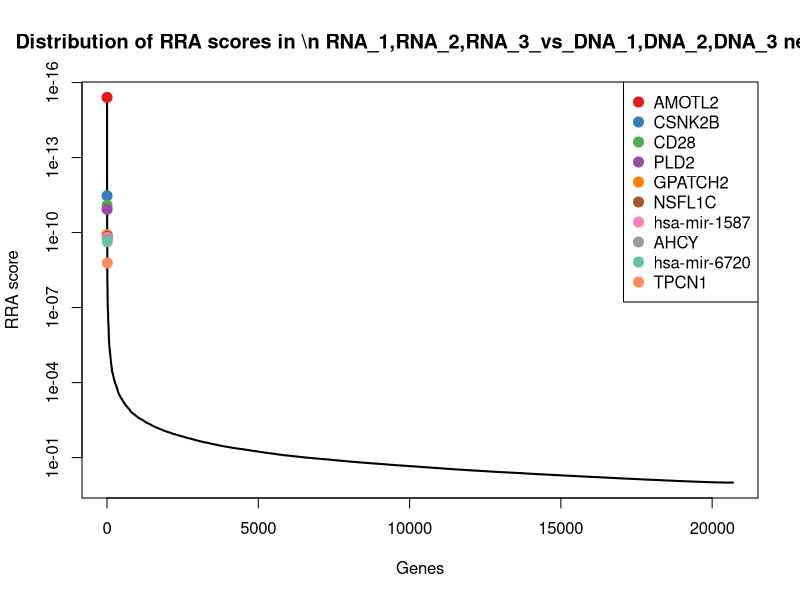
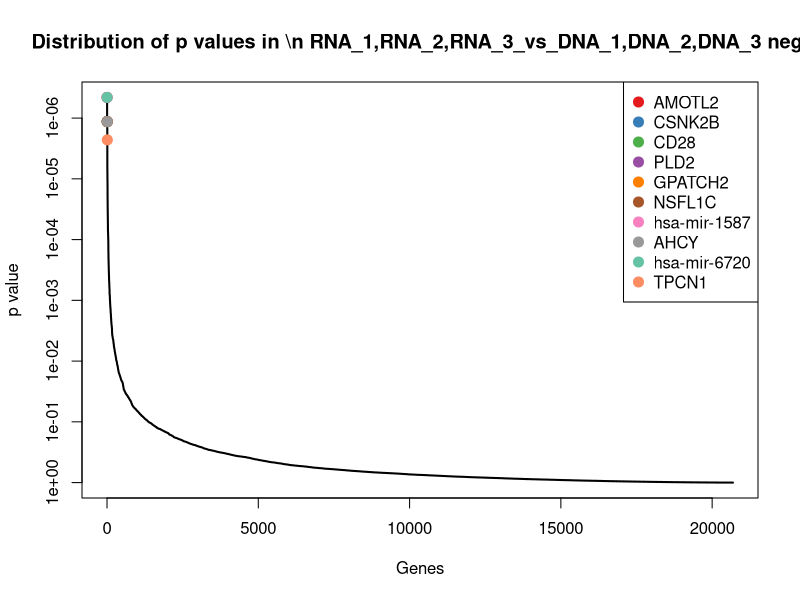
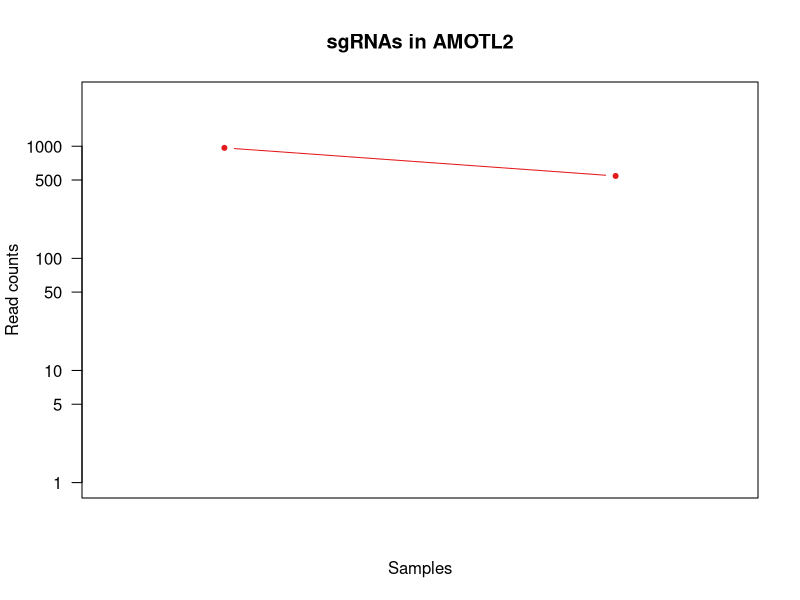

Write R code to recreate these figures, in order. (Note: this script raises an error after producing the figures.)
pdf(file='mageckResults.pdf',width=4.5,height=4.5);
gstable=read.table('mageckResults.gene_summary.txt',header=T)
# 
#
# parameters
# Do not modify the variables beginning with "__"

# gstablename='__GENE_SUMMARY_FILE__'
startindex=3
# outputfile='__OUTPUT_FILE__'
targetgenelist=c("AMOTL2","CSNK2B","CD28","PLD2","GPATCH2","NSFL1C","hsa-mir-1587","AHCY","hsa-mir-6720","TPCN1")
# samplelabel=sub('.\\w+.\\w+$','',colnames(gstable)[startindex]);
samplelabel='RNA_1,RNA_2,RNA_3_vs_DNA_1,DNA_2,DNA_3 neg.'


# You need to write some codes in front of this code:
# gstable=read.table(gstablename,header=T)
# pdf(file=outputfile,width=6,height=6)


# set up color using RColorBrewer
#library(RColorBrewer)
#colors <- brewer.pal(length(targetgenelist), "Set1")

colors=c( "#E41A1C", "#377EB8", "#4DAF4A", "#984EA3", "#FF7F00",  "#A65628", "#F781BF",
          "#999999", "#66C2A5", "#FC8D62", "#8DA0CB", "#E78AC3", "#A6D854", "#FFD92F", "#E5C494", "#B3B3B3", 
          "#8DD3C7", "#FFFFB3", "#BEBADA", "#FB8072", "#80B1D3", "#FDB462", "#B3DE69", "#FCCDE5",
          "#D9D9D9", "#BC80BD", "#CCEBC5", "#FFED6F")

######
# function definition

plotrankedvalues<-function(val, tglist, ...){
  
  plot(val,log='y',ylim=c(max(val),min(val)),type='l',lwd=2, ...)
  if(length(tglist)>0){
    for(i in 1:length(tglist)){
      targetgene=tglist[i];
      tx=which(names(val)==targetgene);ty=val[targetgene];
      points(tx,ty,col=colors[(i %% length(colors)) ],cex=2,pch=20)
      # text(tx+50,ty,targetgene,col=colors[i])
    }
    legend('topright',tglist,pch=20,pt.cex = 2,cex=1,col=colors)
  }
}



plotrandvalues<-function(val,targetgenelist, ...){
  # choose the one with the best distance distribution
  
  mindiffvalue=0;
  randval=val;
  for(i in 1:20){
    randval0=sample(val)
    vindex=sort(which(names(randval0) %in% targetgenelist))
    if(max(vindex)>0.9*length(val)){
      # print('pass...')
      next;
    }
    mindiffind=min(diff(vindex));
    if (mindiffind > mindiffvalue){
      mindiffvalue=mindiffind;
      randval=randval0;
      # print(paste('Diff: ',mindiffvalue))
    }
  }
  plot(randval,log='y',ylim=c(max(randval),min(randval)),pch=20,col='grey', ...)
  
  if(length(targetgenelist)>0){
    for(i in 1:length(targetgenelist)){
      targetgene=targetgenelist[i];
      tx=which(names(randval)==targetgene);ty=randval[targetgene];
      points(tx,ty,col=colors[(i %% length(colors)) ],cex=2,pch=20)
      text(tx+50,ty,targetgene,col=colors[i])
    }
  }
  
}




# set.seed(1235)



pvec=gstable[,startindex]
names(pvec)=gstable[,'id']
pvec=sort(pvec);

plotrankedvalues(pvec,targetgenelist,xlab='Genes',ylab='RRA score',main=paste('Distribution of RRA scores in \\n',samplelabel))

# plotrandvalues(pvec,targetgenelist,xlab='Genes',ylab='RRA score',main=paste('Distribution of RRA scores in \\n',samplelabel))


pvec=gstable[,startindex+1]
names(pvec)=gstable[,'id']
pvec=sort(pvec);

plotrankedvalues(pvec,targetgenelist,xlab='Genes',ylab='p value',main=paste('Distribution of p values in \\n',samplelabel))

# plotrandvalues(pvec,targetgenelist,xlab='Genes',ylab='p value',main=paste('Distribution of p values in \\n',samplelabel))



# you need to write after this code:
# dev.off()






# parameters
# Do not modify the variables beginning with "__"
targetmat=list(c(966.2578303941143,542.179327467337),c(1560.4167486618328,1405.8542614133912),c(1468.9470027023165,767.2544103858567),c(1.5240659785396125,0.0),c(2.4651133470171134,14.10556115130493),c(18.7888570113087,52.26528681102566),c(57.914507184505275,114.4368207266966),c(3.69767002052567,1.1754634292754107),c(0.0,0.0),c(1909.6546711101344,749.4216186614156),c(960.1616486631657,468.42217656625115),c(2051.401570052886,712.89851210239),c(2725.029969628827,1198.7954756613706),c(1806.9280833635441,664.1368375406071),c(1713.2021438493296,552.6182992152446),c(179.83978546767426,131.1836725403595),c(271.1624681718825,158.68756295218046),c(464.5971915523606,361.6757847322976))
targetgene="AMOTL2"
collabel=c("DNA_1","DNA_2","DNA_3","RNA_1","RNA_2","RNA_3")

# set up color using RColorBrewer
#library(RColorBrewer)
#colors <- brewer.pal(length(targetgenelist), "Set1")

colors=c( "#E41A1C", "#377EB8", "#4DAF4A", "#984EA3", "#FF7F00",  "#A65628", "#F781BF",
          "#999999", "#66C2A5", "#FC8D62", "#8DA0CB", "#E78AC3", "#A6D854", "#FFD92F", "#E5C494", "#B3B3B3", 
          "#8DD3C7", "#FFFFB3", "#BEBADA", "#FB8072", "#80B1D3", "#FDB462", "#B3DE69", "#FCCDE5",
          "#D9D9D9", "#BC80BD", "#CCEBC5", "#FFED6F")


## code

targetmatvec=unlist(targetmat)+1
yrange=range(targetmatvec[targetmatvec>0]);
# yrange[1]=1; # set the minimum value to 1
for(i in 1:length(targetmat)){
  vali=targetmat[[i]]+1;
  if(i==1){
    plot(1:length(vali),vali,type='b',las=1,pch=20,main=paste('sgRNAs in',targetgene),ylab='Read counts',xlab='Samples',xlim=c(0.7,length(vali)+0.3),ylim = yrange,col=colors[(i %% length(colors))],xaxt='n',log='y')
    axis(1,at=1:length(vali),labels=(collabel),las=2)
    # lines(0:100,rep(1,101),col='black');
  }else{
    lines(1:length(vali),vali,type='b',pch=20,col=colors[(i %% length(colors))])
  }
}




# parameters
# Do not modify the variables beginning with "__"
targetmat=list(c(41.14978142056954,2.7911419689438195),c(225.55787125206587,68.76461061261152),c(252.79553069760797,80.83697693438636),c(475.5085853043591,98.38775440526963),c(292.1159316215279,34.676171163624616),c(741.3058129916342,128.2241703097163),c(345.962977128492,208.6378621785505),c(310.6042817241563,43.492146883190195),c(153.72701191070755,10.453057362205133),c(216.41736895262497,170.25966010557298),c(161.46492422962092,167.503538671746),c(145.1866223601127,75.26201300787694),c(481.60484921851753,215.61571710091005),c(458.5110825451831,151.634782376528),c(568.789944069618,213.2423701889847),c(36.5775834849507,60.707337824528075),c(160.23236755611237,51.72039088811807),c(128.10584325892296,38.32787699475215))
targetgene="CSNK2B"
collabel=c("DNA_1","DNA_2","DNA_3","RNA_1","RNA_2","RNA_3")

# set up color using RColorBrewer
#library(RColorBrewer)
#colors <- brewer.pal(length(targetgenelist), "Set1")

colors=c( "#E41A1C", "#377EB8", "#4DAF4A", "#984EA3", "#FF7F00",  "#A65628", "#F781BF",
          "#999999", "#66C2A5", "#FC8D62", "#8DA0CB", "#E78AC3", "#A6D854", "#FFD92F", "#E5C494", "#B3B3B3", 
          "#8DD3C7", "#FFFFB3", "#BEBADA", "#FB8072", "#80B1D3", "#FDB462", "#B3DE69", "#FCCDE5",
          "#D9D9D9", "#BC80BD", "#CCEBC5", "#FFED6F")


## code

targetmatvec=unlist(targetmat)+1
yrange=range(targetmatvec[targetmatvec>0]);
# yrange[1]=1; # set the minimum value to 1
for(i in 1:length(targetmat)){
  vali=targetmat[[i]]+1;
  if(i==1){
    plot(1:length(vali),vali,type='b',las=1,pch=20,main=paste('sgRNAs in',targetgene),ylab='Read counts',xlab='Samples',xlim=c(0.7,length(vali)+0.3),ylim = yrange,col=colors[(i %% length(colors))],xaxt='n',log='y')
    axis(1,at=1:length(vali),labels=(collabel),las=2)
    # lines(0:100,rep(1,101),col='black');
  }else{
    lines(1:length(vali),vali,type='b',pch=20,col=colors[(i %% length(colors))])
  }
}




# parameters
# Do not modify the variables beginning with "__"
targetmat=list(c(89.91989273383713,73.26747668477526),c(195.9765110878605,189.24961211334113),c(181.05625847261112,331.71035362730953),c(35495.49664018757,25103.53086868071),c(22577.973145329743,15551.381169313683),c(24401.601023959643,15774.360430058357),c(91.44395871237674,107.45896580433705),c(278.5578082129338,178.08270953522472),c(114.44121997797117,111.49927853018808),c(1783.1571948913465,1569.3195720386625),c(936.7430718665031,976.8101097278662),c(959.9397854868627,922.6565298373063),c(239.27835863071917,276.32305492543816),c(373.4646720730927,277.9971010236346),c(628.572670923782,462.7220059002805),c(164.59912568227816,245.6204932670561),c(16.023236755611237,168.67900210102144),c(196.42895966368187,83.62445889764106))
targetgene="CD28"
collabel=c("DNA_1","DNA_2","DNA_3","RNA_1","RNA_2","RNA_3")

# set up color using RColorBrewer
#library(RColorBrewer)
#colors <- brewer.pal(length(targetgenelist), "Set1")

colors=c( "#E41A1C", "#377EB8", "#4DAF4A", "#984EA3", "#FF7F00",  "#A65628", "#F781BF",
          "#999999", "#66C2A5", "#FC8D62", "#8DA0CB", "#E78AC3", "#A6D854", "#FFD92F", "#E5C494", "#B3B3B3", 
          "#8DD3C7", "#FFFFB3", "#BEBADA", "#FB8072", "#80B1D3", "#FDB462", "#B3DE69", "#FCCDE5",
          "#D9D9D9", "#BC80BD", "#CCEBC5", "#FFED6F")


## code

targetmatvec=unlist(targetmat)+1
yrange=range(targetmatvec[targetmatvec>0]);
# yrange[1]=1; # set the minimum value to 1
for(i in 1:length(targetmat)){
  vali=targetmat[[i]]+1;
  if(i==1){
    plot(1:length(vali),vali,type='b',las=1,pch=20,main=paste('sgRNAs in',targetgene),ylab='Read counts',xlab='Samples',xlim=c(0.7,length(vali)+0.3),ylim = yrange,col=colors[(i %% length(colors))],xaxt='n',log='y')
    axis(1,at=1:length(vali),labels=(collabel),las=2)
    # lines(0:100,rep(1,101),col='black');
  }else{
    lines(1:length(vali),vali,type='b',pch=20,col=colors[(i %% length(colors))])
  }
}




# parameters
# Do not modify the variables beginning with "__"
targetmat=list(c(3889.4163772330908,651.7316497483819),c(2702.996785004265,793.4378147609023),c(3226.5591722147396,1019.5215280604073),c(64.01077109866372,153.51280829191006),c(103.53476057471876,30.56204916116068),c(117.85737579820912,169.33952926772315),c(429.7866059481707,336.3326072577303),c(730.9061073905741,623.5833492306053),c(739.5977350815152,661.330095782178),c(73.1551669699014,365.63959793164037),c(81.34874045156474,397.3066390950888),c(88.82005132618659,392.3380863280993),c(115.82901436901055,223.98914300774152),c(142.97657412699257,150.45931894725257),c(121.27353161844707,188.85190301050605),c(624.8670512012411,359.35952850151676),c(730.9061073905741,352.0512970679855),c(421.89524379938626,278.7481963254702))
targetgene="PLD2"
collabel=c("DNA_1","DNA_2","DNA_3","RNA_1","RNA_2","RNA_3")

# set up color using RColorBrewer
#library(RColorBrewer)
#colors <- brewer.pal(length(targetgenelist), "Set1")

colors=c( "#E41A1C", "#377EB8", "#4DAF4A", "#984EA3", "#FF7F00",  "#A65628", "#F781BF",
          "#999999", "#66C2A5", "#FC8D62", "#8DA0CB", "#E78AC3", "#A6D854", "#FFD92F", "#E5C494", "#B3B3B3", 
          "#8DD3C7", "#FFFFB3", "#BEBADA", "#FB8072", "#80B1D3", "#FDB462", "#B3DE69", "#FCCDE5",
          "#D9D9D9", "#BC80BD", "#CCEBC5", "#FFED6F")


## code

targetmatvec=unlist(targetmat)+1
yrange=range(targetmatvec[targetmatvec>0]);
# yrange[1]=1; # set the minimum value to 1
for(i in 1:length(targetmat)){
  vali=targetmat[[i]]+1;
  if(i==1){
    plot(1:length(vali),vali,type='b',las=1,pch=20,main=paste('sgRNAs in',targetgene),ylab='Read counts',xlab='Samples',xlim=c(0.7,length(vali)+0.3),ylim = yrange,col=colors[(i %% length(colors))],xaxt='n',log='y')
    axis(1,at=1:length(vali),labels=(collabel),las=2)
    # lines(0:100,rep(1,101),col='black');
  }else{
    lines(1:length(vali),vali,type='b',pch=20,col=colors[(i %% length(colors))])
  }
}




# parameters
# Do not modify the variables beginning with "__"
targetmat=list(c(655.3483707720334,438.20928912417963),c(223.09275790504876,182.19683153768867),c(363.8205948553412,268.29513896326506),c(170.6953895964366,284.6964808322696),c(176.2556043117236,530.7217383178479),c(54.658493123807126,94.07751625984619),c(838.2362881967869,685.2253533757076),c(933.0454018459774,906.2823039713417),c(707.1442547892547,786.7667841286396),c(781.8458469908212,9.071211399067414),c(898.5338149877379,9.99143914884099),c(901.8651365428176,30.662301595801722),c(15.240659785396124,0.0),c(435.0925057485205,435.50920054653966),c(408.2306205184345,424.39412890552836),c(138.69000404710474,91.40989948291009),c(316.76706509169907,159.86302638145585),c(162.2674014613024,170.73327024935048))
targetgene="GPATCH2"
collabel=c("DNA_1","DNA_2","DNA_3","RNA_1","RNA_2","RNA_3")

# set up color using RColorBrewer
#library(RColorBrewer)
#colors <- brewer.pal(length(targetgenelist), "Set1")

colors=c( "#E41A1C", "#377EB8", "#4DAF4A", "#984EA3", "#FF7F00",  "#A65628", "#F781BF",
          "#999999", "#66C2A5", "#FC8D62", "#8DA0CB", "#E78AC3", "#A6D854", "#FFD92F", "#E5C494", "#B3B3B3", 
          "#8DD3C7", "#FFFFB3", "#BEBADA", "#FB8072", "#80B1D3", "#FDB462", "#B3DE69", "#FCCDE5",
          "#D9D9D9", "#BC80BD", "#CCEBC5", "#FFED6F")


## code

targetmatvec=unlist(targetmat)+1
yrange=range(targetmatvec[targetmatvec>0]);
# yrange[1]=1; # set the minimum value to 1
for(i in 1:length(targetmat)){
  vali=targetmat[[i]]+1;
  if(i==1){
    plot(1:length(vali),vali,type='b',las=1,pch=20,main=paste('sgRNAs in',targetgene),ylab='Read counts',xlab='Samples',xlim=c(0.7,length(vali)+0.3),ylim = yrange,col=colors[(i %% length(colors))],xaxt='n',log='y')
    axis(1,at=1:length(vali),labels=(collabel),las=2)
    # lines(0:100,rep(1,101),col='black');
  }else{
    lines(1:length(vali),vali,type='b',pch=20,col=colors[(i %% length(colors))])
  }
}




# parameters
# Do not modify the variables beginning with "__"
targetmat=list(c(330.7223173430959,388.66651917542686),c(167.62770759716372,132.8273675081214),c(181.05625847261112,190.2456439921334),c(838.2362881967869,1145.065992759202),c(1357.044897532921,1613.9112883951389),c(799.3804619356793,630.6677941863763),c(516.6583667249287,354.4750300558651),c(158.9998108826038,235.09268585508215),c(471.4295031928365,358.1914322782292),c(45.72197935618837,33.493703627325836),c(197.20906776136906,114.01995263971484),c(95.65236296666247,172.12701123097784),c(68.58296903428256,19.537993782606737),c(77.65107043103907,178.67044124986242),c(81.9877396857107,116.37737196588381),c(1458.531141462409,26.515848704966285),c(993.4406788478967,42.90441516855249),c(835.2500980481776,36.23726552231113))
targetgene="NSFL1C"
collabel=c("DNA_1","DNA_2","DNA_3","RNA_1","RNA_2","RNA_3")

# set up color using RColorBrewer
#library(RColorBrewer)
#colors <- brewer.pal(length(targetgenelist), "Set1")

colors=c( "#E41A1C", "#377EB8", "#4DAF4A", "#984EA3", "#FF7F00",  "#A65628", "#F781BF",
          "#999999", "#66C2A5", "#FC8D62", "#8DA0CB", "#E78AC3", "#A6D854", "#FFD92F", "#E5C494", "#B3B3B3", 
          "#8DD3C7", "#FFFFB3", "#BEBADA", "#FB8072", "#80B1D3", "#FDB462", "#B3DE69", "#FCCDE5",
          "#D9D9D9", "#BC80BD", "#CCEBC5", "#FFED6F")


## code

targetmatvec=unlist(targetmat)+1
yrange=range(targetmatvec[targetmatvec>0]);
# yrange[1]=1; # set the minimum value to 1
for(i in 1:length(targetmat)){
  vali=targetmat[[i]]+1;
  if(i==1){
    plot(1:length(vali),vali,type='b',las=1,pch=20,main=paste('sgRNAs in',targetgene),ylab='Read counts',xlab='Samples',xlim=c(0.7,length(vali)+0.3),ylim = yrange,col=colors[(i %% length(colors))],xaxt='n',log='y')
    axis(1,at=1:length(vali),labels=(collabel),las=2)
    # lines(0:100,rep(1,101),col='black');
  }else{
    lines(1:length(vali),vali,type='b',pch=20,col=colors[(i %% length(colors))])
  }
}




# parameters
# Do not modify the variables beginning with "__"
targetmat=list(c(882.4342015744356,536.5970435294493),c(632.3015735098896,370.85871193639207),c(787.4239165648464,324.74164871917276),c(109.7327504548521,9.071211399067414),c(504.1156794649997,114.60768435435254),c(490.21836020414514,313.59172086615393),c(1039.4129973640156,604.9800217685729),c(353.74376529695576,215.10980755740016),c(551.7091649684281,206.97053577166162),c(70.10703501282217,114.4368207266966),c(135.58123408594125,22.921536870870508),c(140.06238862975576,22.99672619685129))
targetgene="hsa-mir-1587"
collabel=c("DNA_1","DNA_2","DNA_3","RNA_1","RNA_2","RNA_3")

# set up color using RColorBrewer
#library(RColorBrewer)
#colors <- brewer.pal(length(targetgenelist), "Set1")

colors=c( "#E41A1C", "#377EB8", "#4DAF4A", "#984EA3", "#FF7F00",  "#A65628", "#F781BF",
          "#999999", "#66C2A5", "#FC8D62", "#8DA0CB", "#E78AC3", "#A6D854", "#FFD92F", "#E5C494", "#B3B3B3", 
          "#8DD3C7", "#FFFFB3", "#BEBADA", "#FB8072", "#80B1D3", "#FDB462", "#B3DE69", "#FCCDE5",
          "#D9D9D9", "#BC80BD", "#CCEBC5", "#FFED6F")


## code

targetmatvec=unlist(targetmat)+1
yrange=range(targetmatvec[targetmatvec>0]);
# yrange[1]=1; # set the minimum value to 1
for(i in 1:length(targetmat)){
  vali=targetmat[[i]]+1;
  if(i==1){
    plot(1:length(vali),vali,type='b',las=1,pch=20,main=paste('sgRNAs in',targetgene),ylab='Read counts',xlab='Samples',xlim=c(0.7,length(vali)+0.3),ylim = yrange,col=colors[(i %% length(colors))],xaxt='n',log='y')
    axis(1,at=1:length(vali),labels=(collabel),las=2)
    # lines(0:100,rep(1,101),col='black');
  }else{
    lines(1:length(vali),vali,type='b',pch=20,col=colors[(i %% length(colors))])
  }
}




# parameters
# Do not modify the variables beginning with "__"
targetmat=list(c(304.8131957079225,251.9005626971797),c(252.67411806925412,294.4535890334904),c(261.3359202482028,241.8140603123454),c(20774.54335347346,13456.79321777039),c(12987.449668759662,8854.766012731669),c(14342.730211269014,7901.117624845452),c(85.3476947982183,36.284845596269655),c(325.39496180625895,242.14546643073461),c(259.62784233808384,243.90467178478642),c(236.23022667363992,143.04602590837075),c(85.04641047209041,76.4051229029017),c(90.52812923630556,75.95888349869062),c(150.88253187542162,187.70429741147186),c(347.580981929413,188.0741486840657),c(271.58438770891667,218.1204636246804),c(103.63648654069365,44.65827150310111),c(39.441813552273814,98.7389280591345),c(52.95041521368815,11.846798343832482))
targetgene="AHCY"
collabel=c("DNA_1","DNA_2","DNA_3","RNA_1","RNA_2","RNA_3")

# set up color using RColorBrewer
#library(RColorBrewer)
#colors <- brewer.pal(length(targetgenelist), "Set1")

colors=c( "#E41A1C", "#377EB8", "#4DAF4A", "#984EA3", "#FF7F00",  "#A65628", "#F781BF",
          "#999999", "#66C2A5", "#FC8D62", "#8DA0CB", "#E78AC3", "#A6D854", "#FFD92F", "#E5C494", "#B3B3B3", 
          "#8DD3C7", "#FFFFB3", "#BEBADA", "#FB8072", "#80B1D3", "#FDB462", "#B3DE69", "#FCCDE5",
          "#D9D9D9", "#BC80BD", "#CCEBC5", "#FFED6F")


## code

targetmatvec=unlist(targetmat)+1
yrange=range(targetmatvec[targetmatvec>0]);
# yrange[1]=1; # set the minimum value to 1
for(i in 1:length(targetmat)){
  vali=targetmat[[i]]+1;
  if(i==1){
    plot(1:length(vali),vali,type='b',las=1,pch=20,main=paste('sgRNAs in',targetgene),ylab='Read counts',xlab='Samples',xlim=c(0.7,length(vali)+0.3),ylim = yrange,col=colors[(i %% length(colors))],xaxt='n',log='y')
    axis(1,at=1:length(vali),labels=(collabel),las=2)
    # lines(0:100,rep(1,101),col='black');
  }else{
    lines(1:length(vali),vali,type='b',pch=20,col=colors[(i %% length(colors))])
  }
}




# parameters
# Do not modify the variables beginning with "__"
targetmat=list(c(891.5785974456733,6.9778549223595485),c(774.0455909633736,63.47502518087218),c(618.3242034630681,9.059316380577782),c(239.27835863071917,134.67260000153928),c(348.81353860292154,238.03134442827067),c(423.6033217095052,357.49456178741553),c(338.34264723579395,494.0321285030561),c(220.62764455803165,333.83161391421663),c(102.48467460713836,198.6080898818975),c(315.4816575576998,450.76942798442684),c(224.3253145785573,147.52066037406405),c(124.68968743868501,156.0989899422633))
targetgene="hsa-mir-6720"
collabel=c("DNA_1","DNA_2","DNA_3","RNA_1","RNA_2","RNA_3")

# set up color using RColorBrewer
#library(RColorBrewer)
#colors <- brewer.pal(length(targetgenelist), "Set1")

colors=c( "#E41A1C", "#377EB8", "#4DAF4A", "#984EA3", "#FF7F00",  "#A65628", "#F781BF",
          "#999999", "#66C2A5", "#FC8D62", "#8DA0CB", "#E78AC3", "#A6D854", "#FFD92F", "#E5C494", "#B3B3B3", 
          "#8DD3C7", "#FFFFB3", "#BEBADA", "#FB8072", "#80B1D3", "#FDB462", "#B3DE69", "#FCCDE5",
          "#D9D9D9", "#BC80BD", "#CCEBC5", "#FFED6F")


## code

targetmatvec=unlist(targetmat)+1
yrange=range(targetmatvec[targetmatvec>0]);
# yrange[1]=1; # set the minimum value to 1
for(i in 1:length(targetmat)){
  vali=targetmat[[i]]+1;
  if(i==1){
    plot(1:length(vali),vali,type='b',las=1,pch=20,main=paste('sgRNAs in',targetgene),ylab='Read counts',xlab='Samples',xlim=c(0.7,length(vali)+0.3),ylim = yrange,col=colors[(i %% length(colors))],xaxt='n',log='y')
    axis(1,at=1:length(vali),labels=(collabel),las=2)
    # lines(0:100,rep(1,101),col='black');
  }else{
    lines(1:length(vali),vali,type='b',pch=20,col=colors[(i %% length(colors))])
  }
}




# parameters
# Do not modify the variables beginning with "__"
targetmat=list(c(198.12857721014961,39.075987565213474),c(297.04615831556214,157.51209952290503),c(435.55986708033805,212.54549969817103),c(220.98956688824381,177.93530052016848),c(370.9995587260756,171.02992895957226),c(382.60945186664986,257.84208160105993),c(716.3110099136179,229.57142694562916),c(560.8132864463932,602.425007503648),c(228.88243995594235,244.60154227560008),c(774.2255170981231,646.8471513027301),c(664.348047021112,928.6161091275744),c(631.9888267440199,403.4880141811181),c(618.7707872870826,382.38644974530325),c(669.2782737151463,344.99851649233307),c(416.77101006902933,202.0924423359659),c(195.0804452530704,85.82761554502245),c(377.16234209361835,114.60768435435254),c(802.7966177559172,176.3082341758599))
targetgene="TPCN1"
collabel=c("DNA_1","DNA_2","DNA_3","RNA_1","RNA_2","RNA_3")

# set up color using RColorBrewer
#library(RColorBrewer)
#colors <- brewer.pal(length(targetgenelist), "Set1")

colors=c( "#E41A1C", "#377EB8", "#4DAF4A", "#984EA3", "#FF7F00",  "#A65628", "#F781BF",
          "#999999", "#66C2A5", "#FC8D62", "#8DA0CB", "#E78AC3", "#A6D854", "#FFD92F", "#E5C494", "#B3B3B3", 
          "#8DD3C7", "#FFFFB3", "#BEBADA", "#FB8072", "#80B1D3", "#FDB462", "#B3DE69", "#FCCDE5",
          "#D9D9D9", "#BC80BD", "#CCEBC5", "#FFED6F")


## code

targetmatvec=unlist(targetmat)+1
yrange=range(targetmatvec[targetmatvec>0]);
# yrange[1]=1; # set the minimum value to 1
for(i in 1:length(targetmat)){
  vali=targetmat[[i]]+1;
  if(i==1){
    plot(1:length(vali),vali,type='b',las=1,pch=20,main=paste('sgRNAs in',targetgene),ylab='Read counts',xlab='Samples',xlim=c(0.7,length(vali)+0.3),ylim = yrange,col=colors[(i %% length(colors))],xaxt='n',log='y')
    axis(1,at=1:length(vali),labels=(collabel),las=2)
    # lines(0:100,rep(1,101),col='black');
  }else{
    lines(1:length(vali),vali,type='b',pch=20,col=colors[(i %% length(colors))])
  }
}



# 
#
# parameters
# Do not modify the variables beginning with "__"

# gstablename='__GENE_SUMMARY_FILE__'
startindex=9
# outputfile='__OUTPUT_FILE__'
targetgenelist=c("NELFB","NELFCD","NELFA","PRKRA","NMI","TADA1","DNMT3A","TSPYL6","PCSK1N","hsa-mir-3181")
# samplelabel=sub('.\\w+.\\w+$','',colnames(gstable)[startindex]);
samplelabel='RNA_1,RNA_2,RNA_3_vs_DNA_1,DNA_2,DNA_3 pos.'


# You need to write some codes in front of this code:
# gstable=read.table(gstablename,header=T)
# pdf(file=outputfile,width=6,height=6)


# set up color using RColorBrewer
#library(RColorBrewer)
#colors <- brewer.pal(length(targetgenelist), "Set1")

colors=c( "#E41A1C", "#377EB8", "#4DAF4A", "#984EA3", "#FF7F00",  "#A65628", "#F781BF",
          "#999999", "#66C2A5", "#FC8D62", "#8DA0CB", "#E78AC3", "#A6D854", "#FFD92F", "#E5C494", "#B3B3B3", 
          "#8DD3C7", "#FFFFB3", "#BEBADA", "#FB8072", "#80B1D3", "#FDB462", "#B3DE69", "#FCCDE5",
          "#D9D9D9", "#BC80BD", "#CCEBC5", "#FFED6F")

######
# function definition

plotrankedvalues<-function(val, tglist, ...){
  
  plot(val,log='y',ylim=c(max(val),min(val)),type='l',lwd=2, ...)
  if(length(tglist)>0){
    for(i in 1:length(tglist)){
      targetgene=tglist[i];
      tx=which(names(val)==targetgene);ty=val[targetgene];
      points(tx,ty,col=colors[(i %% length(colors)) ],cex=2,pch=20)
      # text(tx+50,ty,targetgene,col=colors[i])
    }
    legend('topright',tglist,pch=20,pt.cex = 2,cex=1,col=colors)
  }
}



plotrandvalues<-function(val,targetgenelist, ...){
  # choose the one with the best distance distribution
  
  mindiffvalue=0;
  randval=val;
  for(i in 1:20){
    randval0=sample(val)
    vindex=sort(which(names(randval0) %in% targetgenelist))
    if(max(vindex)>0.9*length(val)){
      # print('pass...')
      next;
    }
    mindiffind=min(diff(vindex));
    if (mindiffind > mindiffvalue){
      mindiffvalue=mindiffind;
      randval=randval0;
      # print(paste('Diff: ',mindiffvalue))
    }
  }
  plot(randval,log='y',ylim=c(max(randval),min(randval)),pch=20,col='grey', ...)
  
  if(length(targetgenelist)>0){
    for(i in 1:length(targetgenelist)){
      targetgene=targetgenelist[i];
      tx=which(names(randval)==targetgene);ty=randval[targetgene];
      points(tx,ty,col=colors[(i %% length(colors)) ],cex=2,pch=20)
      text(tx+50,ty,targetgene,col=colors[i])
    }
  }
  
}




# set.seed(1235)



pvec=gstable[,startindex]
names(pvec)=gstable[,'id']
pvec=sort(pvec);

plotrankedvalues(pvec,targetgenelist,xlab='Genes',ylab='RRA score',main=paste('Distribution of RRA scores in \\n',samplelabel))

# plotrandvalues(pvec,targetgenelist,xlab='Genes',ylab='RRA score',main=paste('Distribution of RRA scores in \\n',samplelabel))


pvec=gstable[,startindex+1]
names(pvec)=gstable[,'id']
pvec=sort(pvec);

plotrankedvalues(pvec,targetgenelist,xlab='Genes',ylab='p value',main=paste('Distribution of p values in \\n',samplelabel))

# plotrandvalues(pvec,targetgenelist,xlab='Genes',ylab='p value',main=paste('Distribution of p values in \\n',samplelabel))



# you need to write after this code:
# dev.off()






# parameters
# Do not modify the variables beginning with "__"
targetmat=list(c(114.30494839047094,1404.642195870977),c(71.48828706349629,528.9585431739348),c(75.1554280452348,1183.286093401621),c(161.5509937251989,154.908379276382),c(176.2556043117236,95.21253777130826),c(146.89470027023165,165.85517681365477),c(77.72736490552023,360.0573139937527),c(19.720906776136907,79.93151319072793),c(56.3665710339261,485.0218616063181),c(138.69000404710474,896.6543575232021),c(156.5346975355867,929.7915725568498),c(239.13090741665619,1181.19548192918),c(44.19791337764876,299.34997616922465),c(34.51158685823959,263.8915398723297),c(10.248467460713837,321.9541667559181),c(217.9414349311646,1156.9283461272132),c(303.20894168310497,2147.571685286175),c(341.61558202379456,2319.184993427912))
targetgene="NELFB"
collabel=c("DNA_1","DNA_2","DNA_3","RNA_1","RNA_2","RNA_3")

# set up color using RColorBrewer
#library(RColorBrewer)
#colors <- brewer.pal(length(targetgenelist), "Set1")

colors=c( "#E41A1C", "#377EB8", "#4DAF4A", "#984EA3", "#FF7F00",  "#A65628", "#F781BF",
          "#999999", "#66C2A5", "#FC8D62", "#8DA0CB", "#E78AC3", "#A6D854", "#FFD92F", "#E5C494", "#B3B3B3", 
          "#8DD3C7", "#FFFFB3", "#BEBADA", "#FB8072", "#80B1D3", "#FDB462", "#B3DE69", "#FCCDE5",
          "#D9D9D9", "#BC80BD", "#CCEBC5", "#FFED6F")


## code

targetmatvec=unlist(targetmat)+1
yrange=range(targetmatvec[targetmatvec>0]);
# yrange[1]=1; # set the minimum value to 1
for(i in 1:length(targetmat)){
  vali=targetmat[[i]]+1;
  if(i==1){
    plot(1:length(vali),vali,type='b',las=1,pch=20,main=paste('sgRNAs in',targetgene),ylab='Read counts',xlab='Samples',xlim=c(0.7,length(vali)+0.3),ylim = yrange,col=colors[(i %% length(colors))],xaxt='n',log='y')
    axis(1,at=1:length(vali),labels=(collabel),las=2)
    # lines(0:100,rep(1,101),col='black');
  }else{
    lines(1:length(vali),vali,type='b',pch=20,col=colors[(i %% length(colors))])
  }
}




# parameters
# Do not modify the variables beginning with "__"
targetmat=list(c(74.67923294844101,370.52409637729204),c(33.27903018473103,48.19400060029184),c(47.82618148333123,165.85517681365477),c(27.433187613713024,163.9795906754494),c(16.023236755611237,91.68614748348203),c(8.540389550594863,44.59971141207523),c(754.4126593771082,1788.4242166007523),c(533.697039629205,1349.4320168081715),c(877.9520458011519,2726.1573600630986),c(128.02154219732745,606.3755927530448),c(202.1392944554033,1628.6045812610814),c(3.4161558202379454,504.53423534910104),c(112.78088241193132,89.31654300620222),c(267.4647981513568,322.66471133610025),c(199.8451154839198,82.92758840682738),c(251.47088645903605,1704.6899575324378),c(284.7205915804766,1570.4191415119487),c(126.39776534880399,1328.932025981679))
targetgene="NELFCD"
collabel=c("DNA_1","DNA_2","DNA_3","RNA_1","RNA_2","RNA_3")

# set up color using RColorBrewer
#library(RColorBrewer)
#colors <- brewer.pal(length(targetgenelist), "Set1")

colors=c( "#E41A1C", "#377EB8", "#4DAF4A", "#984EA3", "#FF7F00",  "#A65628", "#F781BF",
          "#999999", "#66C2A5", "#FC8D62", "#8DA0CB", "#E78AC3", "#A6D854", "#FFD92F", "#E5C494", "#B3B3B3", 
          "#8DD3C7", "#FFFFB3", "#BEBADA", "#FB8072", "#80B1D3", "#FDB462", "#B3DE69", "#FCCDE5",
          "#D9D9D9", "#BC80BD", "#CCEBC5", "#FFED6F")


## code

targetmatvec=unlist(targetmat)+1
yrange=range(targetmatvec[targetmatvec>0]);
# yrange[1]=1; # set the minimum value to 1
for(i in 1:length(targetmat)){
  vali=targetmat[[i]]+1;
  if(i==1){
    plot(1:length(vali),vali,type='b',las=1,pch=20,main=paste('sgRNAs in',targetgene),ylab='Read counts',xlab='Samples',xlim=c(0.7,length(vali)+0.3),ylim = yrange,col=colors[(i %% length(colors))],xaxt='n',log='y')
    axis(1,at=1:length(vali),labels=(collabel),las=2)
    # lines(0:100,rep(1,101),col='black');
  }else{
    lines(1:length(vali),vali,type='b',pch=20,col=colors[(i %% length(colors))])
  }
}




# parameters
# Do not modify the variables beginning with "__"
targetmat=list(c(865.6694758104999,1386.4997730728423),c(478.23198932132,1263.0354547564289),c(623.448437193425,1078.7555197795696),c(170.6953895964366,634.9847979347189),c(52.999936960867934,952.7131094277204),c(73.44735013511583,494.0811779868959),c(4.572197935618838,97.68996891303368),c(12.325566735085566,10.579170863478696),c(56.3665710339261,75.26201300787694),c(91.44395871237674,519.1524062235504),c(104.76731724822731,809.8943027707579),c(129.81392116904192,437.6346682309882),c(118.87714632608977,340.51932021114595),c(279.7903648864424,358.51634592900024),c(203.26127130415776,682.2362105065882),c(51.81824327034683,86.5254010372584),c(135.58123408594125,373.7973705095806),c(321.1186471023669,669.6925416719421))
targetgene="NELFA"
collabel=c("DNA_1","DNA_2","DNA_3","RNA_1","RNA_2","RNA_3")

# set up color using RColorBrewer
#library(RColorBrewer)
#colors <- brewer.pal(length(targetgenelist), "Set1")

colors=c( "#E41A1C", "#377EB8", "#4DAF4A", "#984EA3", "#FF7F00",  "#A65628", "#F781BF",
          "#999999", "#66C2A5", "#FC8D62", "#8DA0CB", "#E78AC3", "#A6D854", "#FFD92F", "#E5C494", "#B3B3B3", 
          "#8DD3C7", "#FFFFB3", "#BEBADA", "#FB8072", "#80B1D3", "#FDB462", "#B3DE69", "#FCCDE5",
          "#D9D9D9", "#BC80BD", "#CCEBC5", "#FFED6F")


## code

targetmatvec=unlist(targetmat)+1
yrange=range(targetmatvec[targetmatvec>0]);
# yrange[1]=1; # set the minimum value to 1
for(i in 1:length(targetmat)){
  vali=targetmat[[i]]+1;
  if(i==1){
    plot(1:length(vali),vali,type='b',las=1,pch=20,main=paste('sgRNAs in',targetgene),ylab='Read counts',xlab='Samples',xlim=c(0.7,length(vali)+0.3),ylim = yrange,col=colors[(i %% length(colors))],xaxt='n',log='y')
    axis(1,at=1:length(vali),labels=(collabel),las=2)
    # lines(0:100,rep(1,101),col='black');
  }else{
    lines(1:length(vali),vali,type='b',pch=20,col=colors[(i %% length(colors))])
  }
}




# parameters
# Do not modify the variables beginning with "__"
targetmat=list(c(1.5240659785396125,27.21363419720224),c(41.90692689929093,155.7489043789919),c(95.65236296666247,213.2423701889847),c(16.764725763935736,36.284845596269655),c(16.023236755611237,119.8972697860919),c(56.3665710339261,142.1615801259898),c(207.2729730813873,344.7060331645617),c(67.79061704297062,192.18827068652965),c(73.44735013511583,188.85190301050605),c(51.81824327034683,251.20277720494374),c(61.62783367542784,150.45931894725257),c(97.36044087678144,319.863555283477),c(16.764725763935736,13.955709844719097),c(43.139483572799485,250.96144215030017),c(102.48467460713836,343.557151971142),c(117.35308034755016,107.45896580433705),c(171.32537761768938,155.1611726643542),c(68.3231164047589,184.670680065624))
targetgene="PRKRA"
collabel=c("DNA_1","DNA_2","DNA_3","RNA_1","RNA_2","RNA_3")

# set up color using RColorBrewer
#library(RColorBrewer)
#colors <- brewer.pal(length(targetgenelist), "Set1")

colors=c( "#E41A1C", "#377EB8", "#4DAF4A", "#984EA3", "#FF7F00",  "#A65628", "#F781BF",
          "#999999", "#66C2A5", "#FC8D62", "#8DA0CB", "#E78AC3", "#A6D854", "#FFD92F", "#E5C494", "#B3B3B3", 
          "#8DD3C7", "#FFFFB3", "#BEBADA", "#FB8072", "#80B1D3", "#FDB462", "#B3DE69", "#FCCDE5",
          "#D9D9D9", "#BC80BD", "#CCEBC5", "#FFED6F")


## code

targetmatvec=unlist(targetmat)+1
yrange=range(targetmatvec[targetmatvec>0]);
# yrange[1]=1; # set the minimum value to 1
for(i in 1:length(targetmat)){
  vali=targetmat[[i]]+1;
  if(i==1){
    plot(1:length(vali),vali,type='b',las=1,pch=20,main=paste('sgRNAs in',targetgene),ylab='Read counts',xlab='Samples',xlim=c(0.7,length(vali)+0.3),ylim = yrange,col=colors[(i %% length(colors))],xaxt='n',log='y')
    axis(1,at=1:length(vali),labels=(collabel),las=2)
    # lines(0:100,rep(1,101),col='black');
  }else{
    lines(1:length(vali),vali,type='b',pch=20,col=colors[(i %% length(colors))])
  }
}




# parameters
# Do not modify the variables beginning with "__"
targetmat=list(c(146.3103339398028,172.35301658228084),c(45.6045969198166,193.36373411580507),c(46.11810357321226,163.06769485040007),c(44.19791337764876,87.92097202173031),c(51.76738028735938,168.09127038638374),c(58.07464894404507,75.95888349869062),c(62.486705120124114,79.54754611489885),c(135.58123408594125,368.5077850778413),c(124.68968743868501,264.8107865091967),c(626.3911171797807,618.935731613292),c(414.13904229887504,476.65042057117904),c(271.58438770891667,629.9709236955626),c(54.86637522742605,199.5666507794831),c(56.697606981393605,503.6860794445135),c(42.70194775297432,501.7467533858463),c(0.0,0.0),c(1.2325566735085567,34.676171163624616),c(0.0,14.634280307087185))
targetgene="NMI"
collabel=c("DNA_1","DNA_2","DNA_3","RNA_1","RNA_2","RNA_3")

# set up color using RColorBrewer
#library(RColorBrewer)
#colors <- brewer.pal(length(targetgenelist), "Set1")

colors=c( "#E41A1C", "#377EB8", "#4DAF4A", "#984EA3", "#FF7F00",  "#A65628", "#F781BF",
          "#999999", "#66C2A5", "#FC8D62", "#8DA0CB", "#E78AC3", "#A6D854", "#FFD92F", "#E5C494", "#B3B3B3", 
          "#8DD3C7", "#FFFFB3", "#BEBADA", "#FB8072", "#80B1D3", "#FDB462", "#B3DE69", "#FCCDE5",
          "#D9D9D9", "#BC80BD", "#CCEBC5", "#FFED6F")


## code

targetmatvec=unlist(targetmat)+1
yrange=range(targetmatvec[targetmatvec>0]);
# yrange[1]=1; # set the minimum value to 1
for(i in 1:length(targetmat)){
  vali=targetmat[[i]]+1;
  if(i==1){
    plot(1:length(vali),vali,type='b',las=1,pch=20,main=paste('sgRNAs in',targetgene),ylab='Read counts',xlab='Samples',xlim=c(0.7,length(vali)+0.3),ylim = yrange,col=colors[(i %% length(colors))],xaxt='n',log='y')
    axis(1,at=1:length(vali),labels=(collabel),las=2)
    # lines(0:100,rep(1,101),col='black');
  }else{
    lines(1:length(vali),vali,type='b',pch=20,col=colors[(i %% length(colors))])
  }
}




# parameters
# Do not modify the variables beginning with "__"
targetmat=list(c(249.94682048049646,528.9214031148538),c(406.7437022578237,778.7445218949596),c(145.1866223601127,218.1204636246804),c(592.8616656519092,967.1306922390335),c(654.4875936330436,1128.4448921043943),c(654.1938395755666,1159.592496713956),c(731.5516696990139,914.7967803213369),c(320.46473511222473,590.0826414962562),c(334.78327038331867,625.0928302598669),c(94.49209066945598,45.35605699533707),c(294.58104496854503,920.9755968372842),c(343.3236599339135,882.9349118609268),c(131.06967415440667,293.06990673910104),c(218.16253121101454,357.92861421436254),c(70.03119431487788,80.83697693438636),c(440.455067797948,625.9135865356516),c(266.2322414778482,512.502055164079),c(447.5164124511708,799.3104529632858))
targetgene="TADA1"
collabel=c("DNA_1","DNA_2","DNA_3","RNA_1","RNA_2","RNA_3")

# set up color using RColorBrewer
#library(RColorBrewer)
#colors <- brewer.pal(length(targetgenelist), "Set1")

colors=c( "#E41A1C", "#377EB8", "#4DAF4A", "#984EA3", "#FF7F00",  "#A65628", "#F781BF",
          "#999999", "#66C2A5", "#FC8D62", "#8DA0CB", "#E78AC3", "#A6D854", "#FFD92F", "#E5C494", "#B3B3B3", 
          "#8DD3C7", "#FFFFB3", "#BEBADA", "#FB8072", "#80B1D3", "#FDB462", "#B3DE69", "#FCCDE5",
          "#D9D9D9", "#BC80BD", "#CCEBC5", "#FFED6F")


## code

targetmatvec=unlist(targetmat)+1
yrange=range(targetmatvec[targetmatvec>0]);
# yrange[1]=1; # set the minimum value to 1
for(i in 1:length(targetmat)){
  vali=targetmat[[i]]+1;
  if(i==1){
    plot(1:length(vali),vali,type='b',las=1,pch=20,main=paste('sgRNAs in',targetgene),ylab='Read counts',xlab='Samples',xlim=c(0.7,length(vali)+0.3),ylim = yrange,col=colors[(i %% length(colors))],xaxt='n',log='y')
    axis(1,at=1:length(vali),labels=(collabel),las=2)
    # lines(0:100,rep(1,101),col='black');
  }else{
    lines(1:length(vali),vali,type='b',pch=20,col=colors[(i %% length(colors))])
  }
}




# parameters
# Do not modify the variables beginning with "__"
targetmat=list(c(1767.9165351059505,1468.838461156685),c(1188.1846332622486,1004.4335003158384),c(865.9955004303191,444.6033731391249),c(36.5775834849507,175.14415855122468),c(69.02317371647918,347.93717506552156),c(75.1554280452348,297.5636995774394),c(1.5240659785396125,78.15197513042695),c(0.0,15.868756295218045),c(0.0,19.512373742782913),c(1929.4675288311494,1817.7312072746624),c(891.1384749466865,939.7830117056908),c(1029.9709798017404,945.6532560341576),c(164.59912568227816,368.4307399005842),c(38.20925687876526,179.25817296450012),c(30.74540238214151,103.13683264042398),c(77.72736490552023,221.89578653103365),c(77.65107043103907,215.69753927203786),c(23.913090741665616,50.174675338584635))
targetgene="DNMT3A"
collabel=c("DNA_1","DNA_2","DNA_3","RNA_1","RNA_2","RNA_3")

# set up color using RColorBrewer
#library(RColorBrewer)
#colors <- brewer.pal(length(targetgenelist), "Set1")

colors=c( "#E41A1C", "#377EB8", "#4DAF4A", "#984EA3", "#FF7F00",  "#A65628", "#F781BF",
          "#999999", "#66C2A5", "#FC8D62", "#8DA0CB", "#E78AC3", "#A6D854", "#FFD92F", "#E5C494", "#B3B3B3", 
          "#8DD3C7", "#FFFFB3", "#BEBADA", "#FB8072", "#80B1D3", "#FDB462", "#B3DE69", "#FCCDE5",
          "#D9D9D9", "#BC80BD", "#CCEBC5", "#FFED6F")


## code

targetmatvec=unlist(targetmat)+1
yrange=range(targetmatvec[targetmatvec>0]);
# yrange[1]=1; # set the minimum value to 1
for(i in 1:length(targetmat)){
  vali=targetmat[[i]]+1;
  if(i==1){
    plot(1:length(vali),vali,type='b',las=1,pch=20,main=paste('sgRNAs in',targetgene),ylab='Read counts',xlab='Samples',xlim=c(0.7,length(vali)+0.3),ylim = yrange,col=colors[(i %% length(colors))],xaxt='n',log='y')
    axis(1,at=1:length(vali),labels=(collabel),las=2)
    # lines(0:100,rep(1,101),col='black');
  }else{
    lines(1:length(vali),vali,type='b',pch=20,col=colors[(i %% length(colors))])
  }
}




# parameters
# Do not modify the variables beginning with "__"
targetmat=list(c(143.26220198272358,53.72948290216853),c(155.30214086207815,193.95146583044277),c(146.89470027023165,123.34607687402055),c(0.0,0.0),c(0.0,0.0),c(140.06238862975576,131.011652272971),c(4.572197935618838,298.6521906769887),c(3.69767002052567,314.43646733117237),c(11.956545370832808,491.2936960236412),c(467.888255411661,727.092482909865),c(419.06926899290926,373.7973705095806),c(305.74594591129613,355.4039503149745),c(150.88253187542162,27.911419689438194),c(310.6042817241563,203.35517326464606),c(239.13090741665619,177.70197515748725),c(62.486705120124114,104.66782383539324),c(166.39515092365517,228.6276369940674),c(263.0439981583218,623.6990892782395))
targetgene="TSPYL6"
collabel=c("DNA_1","DNA_2","DNA_3","RNA_1","RNA_2","RNA_3")

# set up color using RColorBrewer
#library(RColorBrewer)
#colors <- brewer.pal(length(targetgenelist), "Set1")

colors=c( "#E41A1C", "#377EB8", "#4DAF4A", "#984EA3", "#FF7F00",  "#A65628", "#F781BF",
          "#999999", "#66C2A5", "#FC8D62", "#8DA0CB", "#E78AC3", "#A6D854", "#FFD92F", "#E5C494", "#B3B3B3", 
          "#8DD3C7", "#FFFFB3", "#BEBADA", "#FB8072", "#80B1D3", "#FDB462", "#B3DE69", "#FCCDE5",
          "#D9D9D9", "#BC80BD", "#CCEBC5", "#FFED6F")


## code

targetmatvec=unlist(targetmat)+1
yrange=range(targetmatvec[targetmatvec>0]);
# yrange[1]=1; # set the minimum value to 1
for(i in 1:length(targetmat)){
  vali=targetmat[[i]]+1;
  if(i==1){
    plot(1:length(vali),vali,type='b',las=1,pch=20,main=paste('sgRNAs in',targetgene),ylab='Read counts',xlab='Samples',xlim=c(0.7,length(vali)+0.3),ylim = yrange,col=colors[(i %% length(colors))],xaxt='n',log='y')
    axis(1,at=1:length(vali),labels=(collabel),las=2)
    # lines(0:100,rep(1,101),col='black');
  }else{
    lines(1:length(vali),vali,type='b',pch=20,col=colors[(i %% length(colors))])
  }
}




# parameters
# Do not modify the variables beginning with "__"
targetmat=list(c(461.7919914975026,544.2726839440448),c(563.2783997934104,708.2167161384349),c(227.17436204582336,254.35772914699155),c(45.72197935618837,100.4811108819775),c(19.720906776136907,127.53778207638206),c(25.62116865178459,103.83370313123764),c(7.620329892698062,18.142422798134827),c(155.30214086207815,178.08270953522472),c(87.11197341606761,100.34935067716927),c(888.530465488594,621.0290880899998),c(654.4875936330436,579.5034706327775),c(758.3865920928239,314.28859135696763),c(4.572197935618838,584.7442424937302),c(3.69767002052567,253.90010072348872),c(1.7080779101189727,248.08589472966847),c(408.4496822486161,240.73599482140443),c(374.69722874660124,189.83734382797883),c(305.74594591129613,181.8831981023693))
targetgene="PCSK1N"
collabel=c("DNA_1","DNA_2","DNA_3","RNA_1","RNA_2","RNA_3")

# set up color using RColorBrewer
#library(RColorBrewer)
#colors <- brewer.pal(length(targetgenelist), "Set1")

colors=c( "#E41A1C", "#377EB8", "#4DAF4A", "#984EA3", "#FF7F00",  "#A65628", "#F781BF",
          "#999999", "#66C2A5", "#FC8D62", "#8DA0CB", "#E78AC3", "#A6D854", "#FFD92F", "#E5C494", "#B3B3B3", 
          "#8DD3C7", "#FFFFB3", "#BEBADA", "#FB8072", "#80B1D3", "#FDB462", "#B3DE69", "#FCCDE5",
          "#D9D9D9", "#BC80BD", "#CCEBC5", "#FFED6F")


## code

targetmatvec=unlist(targetmat)+1
yrange=range(targetmatvec[targetmatvec>0]);
# yrange[1]=1; # set the minimum value to 1
for(i in 1:length(targetmat)){
  vali=targetmat[[i]]+1;
  if(i==1){
    plot(1:length(vali),vali,type='b',las=1,pch=20,main=paste('sgRNAs in',targetgene),ylab='Read counts',xlab='Samples',xlim=c(0.7,length(vali)+0.3),ylim = yrange,col=colors[(i %% length(colors))],xaxt='n',log='y')
    axis(1,at=1:length(vali),labels=(collabel),las=2)
    # lines(0:100,rep(1,101),col='black');
  }else{
    lines(1:length(vali),vali,type='b',pch=20,col=colors[(i %% length(colors))])
  }
}




# parameters
# Do not modify the variables beginning with "__"
targetmat=list(c(1.5240659785396125,214.9179316086741),c(0.0,171.61766067420996),c(0.0,105.227444112865),c(377.9683626778239,438.20928912417963),c(601.4876566721757,405.5348831000167),c(498.75874975474005,402.0942731994908),c(283.4762720083679,253.2961336816516),c(133.1161207389241,84.63336690782957),c(114.44121997797117,199.30496037271118),c(83.82362881967869,28.60920518167415),c(9.860453388068454,10.579170863478696),c(0.0,0.0))
targetgene="hsa-mir-3181"
collabel=c("DNA_1","DNA_2","DNA_3","RNA_1","RNA_2","RNA_3")

# set up color using RColorBrewer
#library(RColorBrewer)
#colors <- brewer.pal(length(targetgenelist), "Set1")

colors=c( "#E41A1C", "#377EB8", "#4DAF4A", "#984EA3", "#FF7F00",  "#A65628", "#F781BF",
          "#999999", "#66C2A5", "#FC8D62", "#8DA0CB", "#E78AC3", "#A6D854", "#FFD92F", "#E5C494", "#B3B3B3", 
          "#8DD3C7", "#FFFFB3", "#BEBADA", "#FB8072", "#80B1D3", "#FDB462", "#B3DE69", "#FCCDE5",
          "#D9D9D9", "#BC80BD", "#CCEBC5", "#FFED6F")


## code

targetmatvec=unlist(targetmat)+1
yrange=range(targetmatvec[targetmatvec>0]);
# yrange[1]=1; # set the minimum value to 1
for(i in 1:length(targetmat)){
  vali=targetmat[[i]]+1;
  if(i==1){
    plot(1:length(vali),vali,type='b',las=1,pch=20,main=paste('sgRNAs in',targetgene),ylab='Read counts',xlab='Samples',xlim=c(0.7,length(vali)+0.3),ylim = yrange,col=colors[(i %% length(colors))],xaxt='n',log='y')
    axis(1,at=1:length(vali),labels=(collabel),las=2)
    # lines(0:100,rep(1,101),col='black');
  }else{
    lines(1:length(vali),vali,type='b',pch=20,col=colors[(i %% length(colors))])
  }
}



dev.off()
Sweave("mageckResults_summary.Rnw");
library(tools);

texi2dvi("mageckResults_summary.tex",pdf=TRUE);
